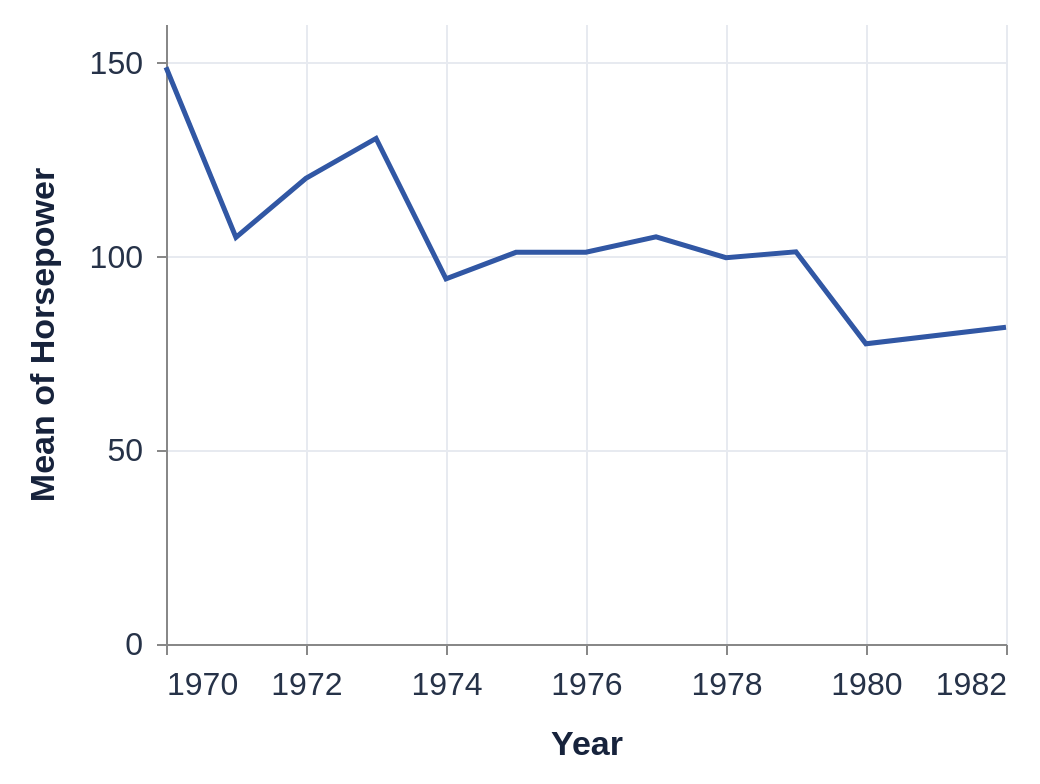

Describe this chart as a Vega-Lite specification.
### Vega-Lite specification from a JSON file in a GitHub repository (floating-point values rounded to 4 significant figures; data arrays with more than 128 entries replaced by an {"elided": "..."} marker saying what was removed)
{"$schema": "https://vega.github.io/schema/vega-lite/v6.json", "data": {"values": {"elided": "406 records"}}, "mark": "line", "encoding": {"x": {"field": "Year", "type": "temporal"}, "y": {"aggregate": "mean", "field": "Horsepower", "type": "quantitative"}}, "width": 420, "height": 310, "padding": 12, "background": "#ffffff", "config": {"font": "Arial", "view": {"stroke": null}, "axis": {"labelFontSize": 16, "titleFontSize": 17, "titlePadding": 14, "labelPadding": 7, "gridColor": "#e7eaf0", "tickCount": 5, "labelColor": "#263248", "titleColor": "#17233c"}, "legend": {"orient": "top", "labelFontSize": 15, "titleFontSize": 16, "padding": 8, "symbolSize": 70}, "mark": {"color": "#3157a4"}, "point": {"size": 45, "strokeWidth": 1.4}, "circle": {"size": 38}, "line": {"strokeWidth": 2.5}, "range": {"category": ["#3157a4", "#c9455a", "#258276"]}}}
